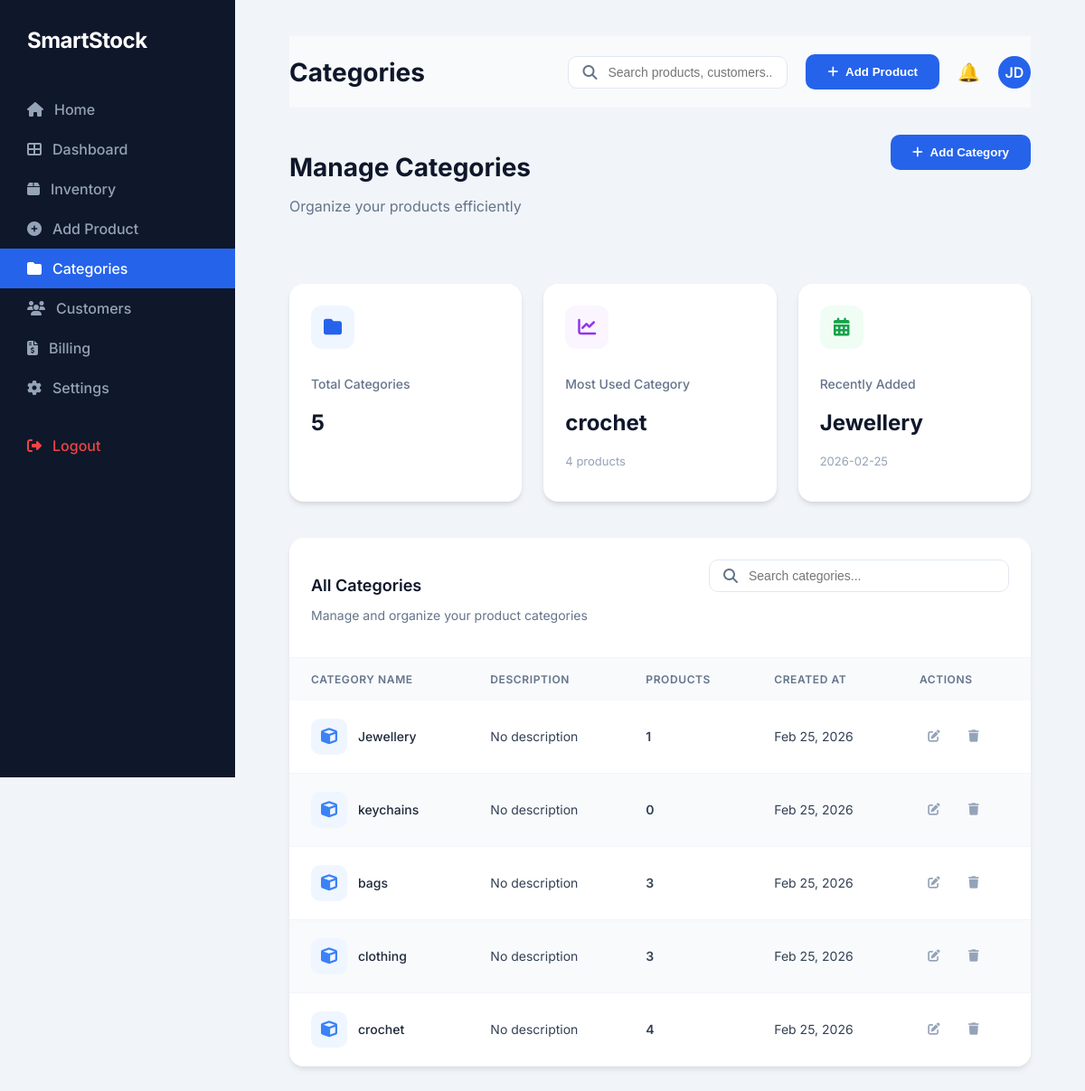
/smart/categories/ (signed in), run on the app's committed database.
### smartapp/models.py (models this page shows, shortened)
class Category(models.Model):
    name = models.CharField(max_length=100)
    description = models.TextField(blank=True, null=True)
    created_at = models.DateTimeField(auto_now_add=True)

### smartapp/views.py (the view)
# urls.py: path('categories/', views.categories_view, name='categories_view'),
@login_required
def categories_view(request):
    if request.method == "POST":
        name = request.POST.get('name')
        description = request.POST.get('description')
        if name:
            Category.objects.create(name=name, description=description)
            return redirect('categories_view')
    categories = Category.objects.annotate(
        product_count=Count('products')
    ).order_by('-id')
    total_categories = categories.count()
    most_used_category = Category.objects.annotate(
        product_count=Count('products')
    ).order_by('-product_count').first()
    recently_added = Category.objects.order_by('-id').first()
    context = {
        'categories': categories,
        'total_categories': total_categories,
        'most_used_category': most_used_category,
        'recently_added': recently_added,
    }
    return render(request, 'categories.html', context)

### smartapp/templates/categories.html (shortened to what this page needs)
{% load static %}
<!DOCTYPE html>
<html lang="en">
<head>
    <link rel="stylesheet" href="{% static 'dashboard2.css' %}">
    <link rel="stylesheet" href="{% static 'navbar.css' %}">
    <link rel="stylesheet" href="{% static 'categories.css' %}">
    <link href="https://cdnjs.cloudflare.com/ajax/libs/font-awesome/6.5.0/css/all.min.css" rel="stylesheet">
</head>
<body>
    <div class="container">
        {% include 'sidebar.html' with active_nav='categories' %}
        <main class="main-content">
            {% include 'topbar.html' with page_title='Categories' %}
            <div class="categories-container">
                <div class="header-top">
                    <div class="page-header">
                        <h1>Manage Categories</h1>
                        <p class="subtitle">Organize your products efficiently</p>
                    </div>
                    <button class="btn-primary" onclick="openModal()">
                        <i class="fas fa-plus"></i> Add Category
                    </button>
                </div>
                <div class="stats-grid">
                    <div class="stat-card">
                        <div class="stat-icon-wrapper bg-blue-light">
                            <i class="fas fa-folder"></i>
                        </div>
                        <div class="stat-content">
                            <p class="label">Total Categories</p>
                            <h2 class="value">{{ total_categories }}</h2>
                        </div>
                    </div>
                    <div class="stat-card">
                        <div class="stat-icon-wrapper bg-purple-light">
                            <i class="fas fa-chart-line"></i>
                        </div>
                        <div class="stat-content">
                            <p class="label">Most Used Category</p>
                            <h2 class="value">{{ most_used_category.name|default:"None" }}</h2>
                            <p class="subtext">{{ most_used_category.product_count|default:"0" }} products</p>
                        </div>
                    </div>
                    <div class="stat-card">
                        <div class="stat-icon-wrapper bg-green-light">
                            <i class="fas fa-calendar-alt"></i>
                        </div>
                        <div class="stat-content">
                            <p class="label">Recently Added</p>
                            <h2 class="value">{{ recently_added.name|default:"None" }}</h2>
                            <p class="subtext">{{ recently_added.created_at|date:"Y-m-d" }}</p>
                        </div>
                    </div>
                </div>
                <div class="table-card">
                    <div class="table-card-header"
                        style="display: flex; justify-content: space-between; align-items: flex-start;">
                        <div>
                            <h3>All Categories</h3>
                            <p>Manage and organize your product categories</p>
                        </div>
                        <div class="table-search" style="max-width: 300px; width: 100%;">
                            <i class="fas fa-search" style="color: #64748B;"></i>
                            <input type="text" id="category-search-input" placeholder="Search categories..."
                                autocomplete="off" style="border:none; outline:none; width:100%; font-size: 14px;">
                        </div>
                    </div>
                    <table class="categories-table">
                        <thead>
                            <tr>
                                <th>Category Name</th>
                                <th>Description</th>
                                <th>Products</th>
                                <th>Created At</th>
                                <th>Actions</th>
                            </tr>
                        </thead>
                        <tbody>
                            {% for category in categories %}
                            <tr>
                                <td>
                                    <div class="category-name-cell">
                                        <div class="category-icon">
                                            <i class="fas fa-cube"></i>
                                        </div>
                                        {{ category.name }}
                                    </div>
                                </td>
                                <td class="description-cell">{{ category.description|default:"No description" }}</td>
                                <td class="count-cell">{{ category.product_count }}</td>
                                <td class="date-cell">{{ category.created_at|date:"M d, Y" }}</td>
                                <td>
                                    <div class="actions-cell">
                                        <button class="btn-icon">
                                            <i class="fas fa-edit"></i>
                                        </button>
                                        <button class="btn-icon delete" onclick="confirmDelete({{ category.id }})">
                                            <i class="fas fa-trash"></i>
                                        </button>
                                    </div>
                                </td>
                            </tr>
                            {% empty %}
                            <tr>
                                <td colspan="5" style="text-align: center; padding: 40px; color: #64748B;">
                                    No categories found. Start by adding one!
                                </td>
                            </tr>
                            {% endfor %}
                        </tbody>
                    </table>
                </div>
            </div>
        </main>
    </div>
</body>
</html>

### smartapp/static/dashboard2.css (style rules this page uses)
body { font-family: 'Inter', sans-serif; background: #F1F5F9; margin: 0; color: #0F172A; }
.container { display: flex; }
.main-content { flex: 1; padding: 40px 60px; }
table { width: 100%; border-collapse: collapse; }
table th, table td { padding: 12px 15px; text-align: left; }
table th { font-weight: 600; color: #64748B; font-size: 14px; }
table tr:nth-child(even) { background: #F8FAFC; }

### smartapp/static/navbar.css (style rules this page uses)
.search-container, .filter-search, .table-search { position: relative; display: flex; align-items: center; background: white; padding: 8px 15px; border-radius: 10px; border: 1px solid #E2E8F0; gap: 10px; }
.btn-primary { background: #2563EB; color: white; border: none; padding: 12px 24px; border-radius: 10px; font-weight: 600; cursor: pointer; display: flex; align-items: center; gap: 8px; transition: background 0.2s; }
.main-content { flex: 1; padding: 40px 60px; }

### smartapp/static/categories.css (style rules this page uses)
.categories-container { padding: 0; }
.page-header { margin-bottom: 30px; }
.page-header h1 { font-size: 28px; font-weight: 700; color: #0F172A; margin-bottom: 8px; }
.page-header .subtitle { color: #64748B; font-size: 16px; }
.stats-grid { display: grid; grid-template-columns: repeat(3, 1fr); gap: 24px; margin-bottom: 40px; }
.stat-card { background: white; padding: 24px; border-radius: 16px; box-shadow: 0 4px 6px -1px rgba(0, 0, 0, 0.1), 0 2px 4px -1px rgba(0, 0, 0, 0.06); display: flex; flex-direction: column; gap: 16px; transition: transform 0.2s ease; }
.stat-icon-wrapper { width: 48px; height: 48px; border-radius: 12px; display: flex; align-items: center; justify-content: center; font-size: 20px; }
.bg-blue-light { background: #EFF6FF; color: #2563EB; }
.bg-purple-light { background: #FAF5FF; color: #9333EA; }
.bg-green-light { background: #F0FDF4; color: #16A34A; }
.stat-content .label { color: #64748B; font-size: 14px; font-weight: 500; margin-bottom: 8px; }
.stat-content .value { font-size: 24px; font-weight: 700; color: #0F172A; }
.stat-content .subtext { font-size: 13px; color: #94A3B8; margin-top: 4px; }
.table-card { background: white; border-radius: 16px; box-shadow: 0 4px 6px -1px rgba(0, 0, 0, 0.1); overflow: hidden; }
.table-card-header { padding: 24px; border-bottom: 1px solid #F1F5F9; }
.table-card-header h3 { font-size: 18px; font-weight: 600; color: #0F172A; margin-bottom: 4px; }
.table-card-header p { color: #64748B; font-size: 14px; }
.categories-table { width: 100%; border-collapse: collapse; }
.categories-table th { background: #F8FAFC; padding: 16px 24px; text-align: left; font-size: 12px; font-weight: 600; text-transform: uppercase; letter-spacing: 0.05em; color: #64748B; }
.categories-table td { padding: 20px 24px; border-bottom: 1px solid #F1F5F9; color: #334155; font-size: 14px; }
.category-name-cell { display: flex; align-items: center; gap: 12px; font-weight: 500; color: #1E293B; }
.category-icon { width: 40px; height: 40px; border-radius: 10px; background: #EFF6FF; color: #3B82F6; display: flex; align-items: center; justify-content: center; font-size: 18px; }
.description-cell { max-width: 300px; color: #64748B; overflow: hidden; text-overflow: ellipsis; white-space: nowrap; }
.count-cell { font-weight: 600; color: #334155; }
.date-cell { color: #64748B; }
.actions-cell { display: flex; gap: 12px; }
.btn-icon { width: 32px; height: 32px; border-radius: 8px; display: flex; align-items: center; justify-content: center; color: #94A3B8; transition: all 0.2s; cursor: pointer; border: none; background: transparent; }
.header-top { display: flex; justify-content: space-between; align-items: flex-start; margin-bottom: 30px; }
.btn-primary { background: #2563EB; color: white; padding: 12px 24px; border-radius: 10px; font-weight: 600; display: flex; align-items: center; gap: 8px; border: none; cursor: pointer; transition: background 0.2s; }

### data on the page
Category: name "crochet", product_count "4", description "No description", created_at "Feb 25, 2026"
Category: name "Jewellery", created_at "2026-02-25", description "No description", product_count "1", created_at "Feb 25, 2026"
Category: name "keychains", description "No description", product_count "0", created_at "Feb 25, 2026"
Category: name "bags", description "No description", product_count "3", created_at "Feb 25, 2026"
Category: name "clothing", description "No description", product_count "3", created_at "Feb 25, 2026"

### other printed values
{{ page_title|default:"SmartStock" }} "Categories"
{{ total_categories }} "5"
